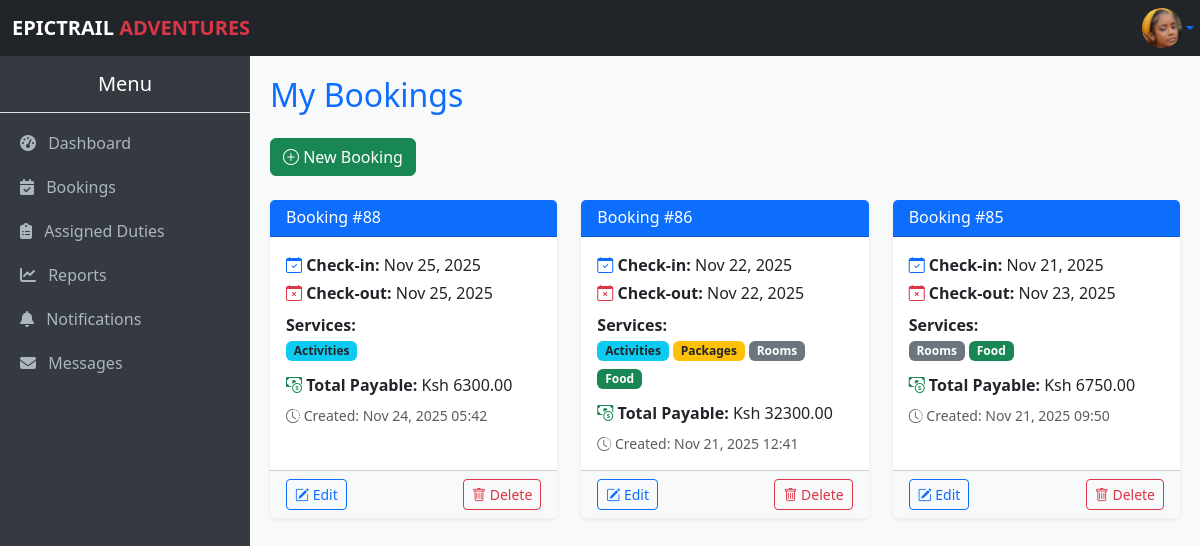
Page /bookings/staff/ (signed in) on the committed database.
### myApp/models.py (models this page shows, shortened)
class Profile(models.Model):
    profile_user = models.OneToOneField(User, on_delete=models.CASCADE)
    profile_phone = models.CharField(max_length=15, blank=True, null=True)
    profile_photo = models.ImageField(upload_to='profile_photos/', null=True, blank=True)

class Booking(models.Model):
    booking_user = models.ForeignKey(User, on_delete=models.SET_NULL, null=True, blank=True)
    booking_customer_name = models.CharField(max_length=100, blank=True, null=True)
    booking_customer_email = models.EmailField(blank=True, null=True)
    booking_activities = models.ManyToManyField(Activity, blank=True)
    booking_packages = models.ManyToManyField(Package, blank=True)
    booking_rooms = models.ManyToManyField(Room, blank=True)
    booking_food = models.ManyToManyField(Food, blank=True)
    booking_tours = models.ManyToManyField(Tour, blank=True)
    booking_check_in = models.DateField(blank=True, null=True)
    booking_check_out = models.DateField(blank=True, null=True)
    booking_pax = models.PositiveIntegerField(default=1)
    booking_pax_details = models.JSONField(blank=True, null=True)
    booking_created_at = models.DateTimeField(auto_now_add=True)
    paid = models.DecimalField(max_digits=10, decimal_places=2, default=0)
    @property
    def nights_spent(self):
        if self.booking_check_in and self.booking_check_out:
            days = (self.booking_check_out - self.booking_check_in).days
            return max(days, 1)
        return 1
    @property
    def amount_required(self):
        pax = self.booking_pax
        room_cost = sum(
            room.room_room_type.roomType_price_per_night * pax * self.nights_spent
            for room in self.booking_rooms.all()
        )
        activities_cost = sum(
            a.activity_price_per_person * pax for a in self.booking_activities.all()
        )
        package_cost = sum(
            p.package_price_per_person * pax for p in self.booking_packages.all()
        )
        food_cost = sum(
            f.food_price_per_person * pax for f in self.booking_food.all()
        )
        tour_cost = sum(
            t.tour_price_per_person * pax for t in self.booking_tours.all()
        )
        return room_cost + activities_cost + package_cost + food_cost + tour_cost

class Activity(models.Model):
    activity_name = models.CharField(max_length=100)
    activity_description = models.TextField()
    activity_price_per_person = models.DecimalField(max_digits=8, decimal_places=2)
    activity_image = models.ImageField(upload_to='activity_images/', blank=True, null=True)
    activity_created_at = models.DateTimeField(auto_now_add=True)

class Room(models.Model):
    room_name = models.CharField(max_length=100)
    room_room_type = models.ForeignKey(RoomType, on_delete=models.CASCADE)
    room_image = models.ImageField(upload_to='room_images/', blank=True, null=True)

class RoomType(models.Model):
    roomType_name = models.CharField(max_length=100, unique=True)
    roomType_description = models.TextField(blank=True)
    roomType_capacity = models.PositiveIntegerField()
    roomType_price_per_night = models.DecimalField(max_digits=8, decimal_places=2)
    roomType_total_rooms = models.PositiveIntegerField(default=1)
    roomType_available = models.BooleanField(default=True)

class Package(models.Model):
    package_name = models.CharField(max_length=100)
    package_description = models.TextField()
    package_activities = models.ManyToManyField(Activity, related_name="package_activities")
    package_price_per_person = models.DecimalField(max_digits=10, decimal_places=2)
    package_created_at = models.DateTimeField(auto_now_add=True)

class Food(models.Model):
    food_name = models.CharField(max_length=100)
    food_price_per_person = models.DecimalField(max_digits=10, decimal_places=2)

### myApp/views.py (the view)
# urls.py: path("bookings/staff/", views.staff_bookings, name="staff_bookings"),
@login_required
def staff_bookings(request):
    my_bookings = Booking.objects.filter(booking_user=request.user).order_by("-booking_created_at")
    if request.user.is_superuser:
        base_template = "base.admin.html"
    else:
        base_template = "base.staff.html"
    return render(request, "staff.bookings.html", {
        "bookings": my_bookings,
        "base_template": base_template
    })

### myApp/context_processors.py (called while the page is built)
def total_users(request):
    return {'total_users': User.objects.count()}

def total_bookings(request):
    return {'total_bookings': Booking.objects.count()}

def total_amount(request):
    total = 0
    if request.user.is_authenticated:
        bookings = Booking.objects.all()  # optionally filter by user=request.user
        booking_total = sum(booking.amount_required for booking in bookings)
        food_orders = FoodOrder.objects.all()  # optionally filter by user=request.user
        food_total = sum(order.total_price() for order in food_orders)  # <- call the method
        total = booking_total + food_total
    return {'total_amount': total}

def total_cost(request):
    if not request.user.is_authenticated:
        return {
            'user_bookings': [],
            'user_total_amount': 0,
        }
    bookings = Booking.objects.filter(booking_user=request.user).prefetch_related(
        'booking_activities', 'booking_packages', 'booking_rooms', 'booking_food', 'booking_tours'
    )
    total_amount = sum(b.amount_required for b in bookings)
    return {
        'user_bookings': bookings,
        'user_total_amount': total_amount,
    }

### myApp/models.py (called while the page is built)
    def total_price(self):
        return self.foodOrder_food.food_price_per_person * self.foodOrder_quantity

### myApp/templates/staff.bookings.html (shortened to what this page needs)
{% extends base_template %}
{% block content %}
<h2 class="text-primary mb-4">My Bookings</h2>
<div class="mb-4">
    <a href="{% url 'create_booking' %}" class="btn btn-success">
        <i class="bi bi-plus-circle"></i> New Booking
    </a>
</div>
{% if bookings %}
<div class="row g-4">
    {% for booking in bookings %}
    <div class="col-md-6 col-lg-4">
        <div class="card booking-card shadow-sm h-100 border-0">
            <div class="card-header bg-primary text-white py-2">
                <h6 class="mb-0">Booking #{{ booking.id }}</h6>
            </div>
            <div class="card-body">
                <p class="mb-1">
                    <i class="bi bi-calendar-check text-primary"></i>
                    <strong>Check-in:</strong>
                    {{ booking.booking_check_in|date:"M d, Y" }}
                </p>
                <p class="mb-2">
                    <i class="bi bi-calendar-x text-danger"></i>
                    <strong>Check-out:</strong>
                    {{ booking.booking_check_out|date:"M d, Y" }}
                </p>
                <p class="mb-2">
                    <strong>Services:</strong><br>
                    {% if booking.booking_activities.exists %}
                        <span class="badge bg-info text-dark my-1">Activities</span>
                    {% endif %}
                    {% if booking.booking_packages.exists %}
                        <span class="badge bg-warning text-dark my-1">Packages</span>
                    {% endif %}
                    {% if booking.booking_rooms.exists %}
                        <span class="badge bg-secondary my-1">Rooms</span>
                    {% endif %}
                    {% if booking.booking_food.exists %}
                        <span class="badge bg-success my-1">Food</span>
                    {% endif %}
                </p>
                <p class="mb-2">
                    <i class="bi bi-cash-coin text-success"></i>
                    <strong>Total Payable:</strong>
                    Ksh {{ booking.amount_required }}
                </p>
                <p class="text-muted small mb-0">
                    <i class="bi bi-clock-history"></i>
                    Created: {{ booking.booking_created_at|date:"M d, Y H:i" }}
                </p>
            </div>
            <div class="card-footer bg-light d-flex justify-content-between">
                <a href="{% url 'edit_booking' booking.id %}" class="btn btn-sm btn-outline-primary">
                    <i class="bi bi-pencil-square"></i> Edit
                </a>
                <a href="{% url 'delete_booking' booking.id %}" class="btn btn-sm btn-outline-danger"
                   onclick="return confirm('Are you sure you want to delete this booking?')">
                    <i class="bi bi-trash"></i> Delete
                </a>
            </div>
        </div>
    </div>
    {% endfor %}
</div>
{% else %}
<p class="text-muted">You have no bookings yet.</p>
{% endif %}
{% endblock %}

### myApp/templates/base.staff.html (shortened to what this page needs)
<!DOCTYPE html>
<html lang="en">
<head>
    <link href="https://cdn.jsdelivr.net/npm/bootstrap@5.3.3/dist/css/bootstrap.min.css" rel="stylesheet">
    <link rel="stylesheet" href="https://cdn.jsdelivr.net/npm/bootstrap-icons@1.11.3/font/bootstrap-icons.css">
    <link rel="stylesheet" href="https://cdnjs.cloudflare.com/ajax/libs/font-awesome/6.5.2/css/all.min.css">
</head>
<body>
    <nav class="navbar navbar-expand-lg navbar-dark bg-dark">
    <div class="container-fluid">
        <a class="navbar-brand" href="#"><strong>EPICTRAIL <span class="text-danger">ADVENTURES</span></strong></a>
        <div class="d-flex align-items-center">
            <div class="dropdown ms-2">
                <a class="d-flex align-items-center justify-content-center dropdown-toggle"
                        type="button"
                        id="profileDropdown"
                        data-bs-toggle="dropdown"
                        aria-expanded="false"
                        style="width: 40px; height: 40px;"
                        title="Manage Profile">
                    {% if user.profile.profile_photo %}
                        <img src="{{ user.profile.profile_photo.url }}" alt="{{ user.username }}" class="rounded-circle" width="40" height="40">
                    {% else %}
                        <i class="bi bi-person"></i>
                    {% endif %}
            </a>
            </div>
        </div>
    </div>
</nav>
    <div class="collapse d-lg-block sidebar" id="sidebarMenu">
        <h5 class="text-center py-3 border-bottom">Menu</h5>
        <a href="{% url 'staff_dashboard' %}"><i class="fas fa-tachometer-alt me-2"></i> Dashboard</a>
        <a href="{% url 'booking_list' %}"><i class="fas fa-calendar-check me-2"></i> Bookings</a>
        <a href="{% url 'staff_duties' %}"><i class="fas fa-clipboard-list me-2"></i> Assigned Duties</a>
        <a href="#"><i class="fas fa-chart-line me-2"></i> Reports</a>
        <a href="#"><i class="fas fa-bell me-2"></i> Notifications</a>
        <a href="#"><i class="fas fa-envelope me-2"></i> Messages</a>
    </div>
    <div class="content">
        {% block content %}{% endblock %}
    </div>
</body>
</html>

### myApp/templates/base.staff.html (style rules this page uses)
body { margin: 0; padding: 0; }
.navbar { position: fixed; top: 0; left: 0; width: 100%; z-index: 1030; }
.sidebar { position: fixed; top: 56px; left: 0; width: 250px; height: calc(100vh - 56px); background-color: #343a40; color: #fff; overflow-y: auto; }
.sidebar a { color: #adb5bd; text-decoration: none; display: block; padding: 10px 20px; }
.content { margin-top: 56px; margin-left: 250px; padding: 20px; background-color: #f8f9fa; min-height: calc(100vh - 56px); }

### rows in the picture
Booking: id "88", booking_check_in "Nov 25, 2025", booking_check_out "Nov 25, 2025", shows "Activities", amount_required "6300.00", booking_created_at "Nov 24, 2025 05:42"
Booking: id "86", booking_check_in "Nov 22, 2025", booking_check_out "Nov 22, 2025", shows "Activities", shows "Packages", shows "Rooms", shows "Food", amount_required "32300.00", booking_created_at "Nov 21, 2025 12:41"
Booking: id "85", booking_check_in "Nov 21, 2025", booking_check_out "Nov 23, 2025", shows "Rooms", shows "Food", amount_required "6750.00", booking_created_at "Nov 21, 2025 09:50"
